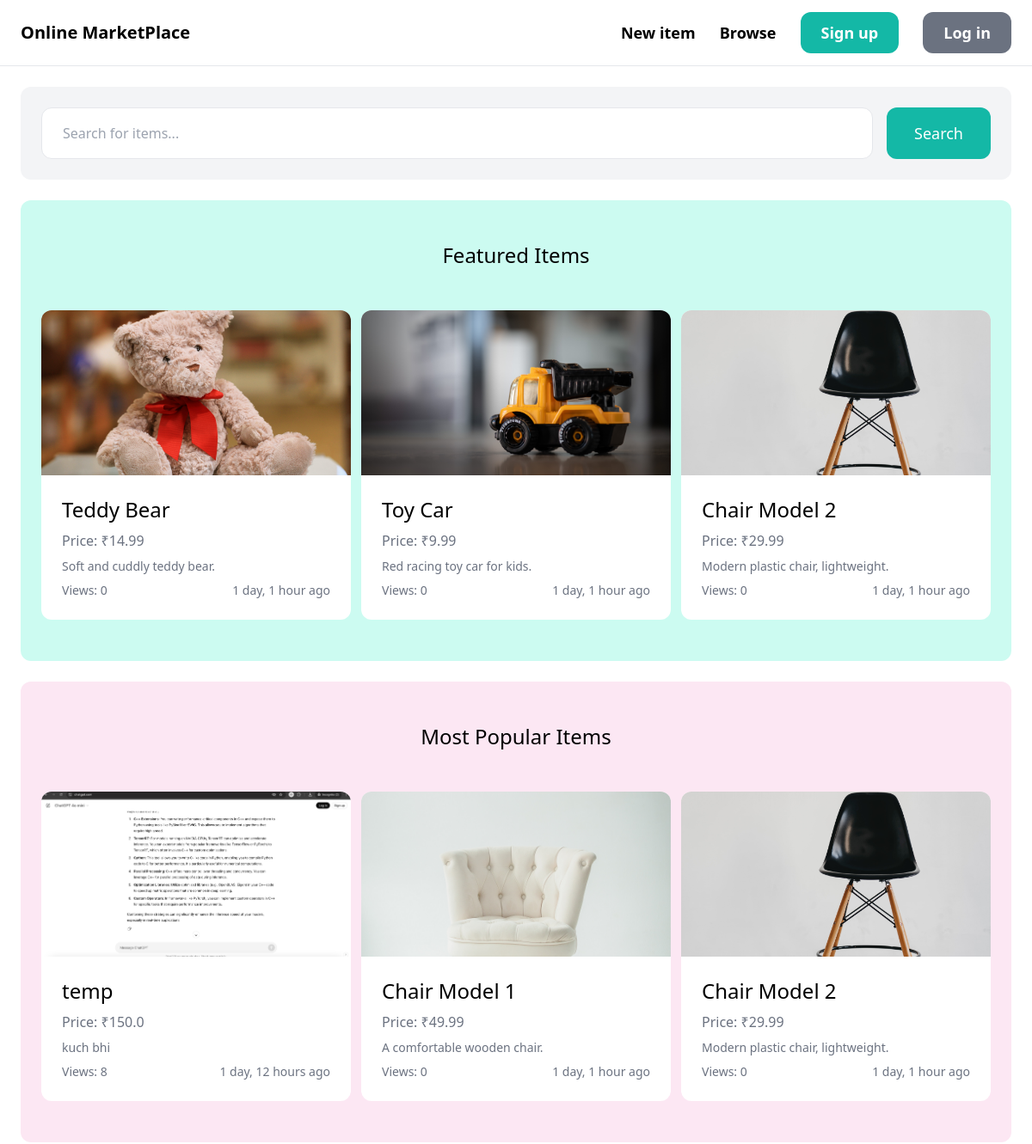
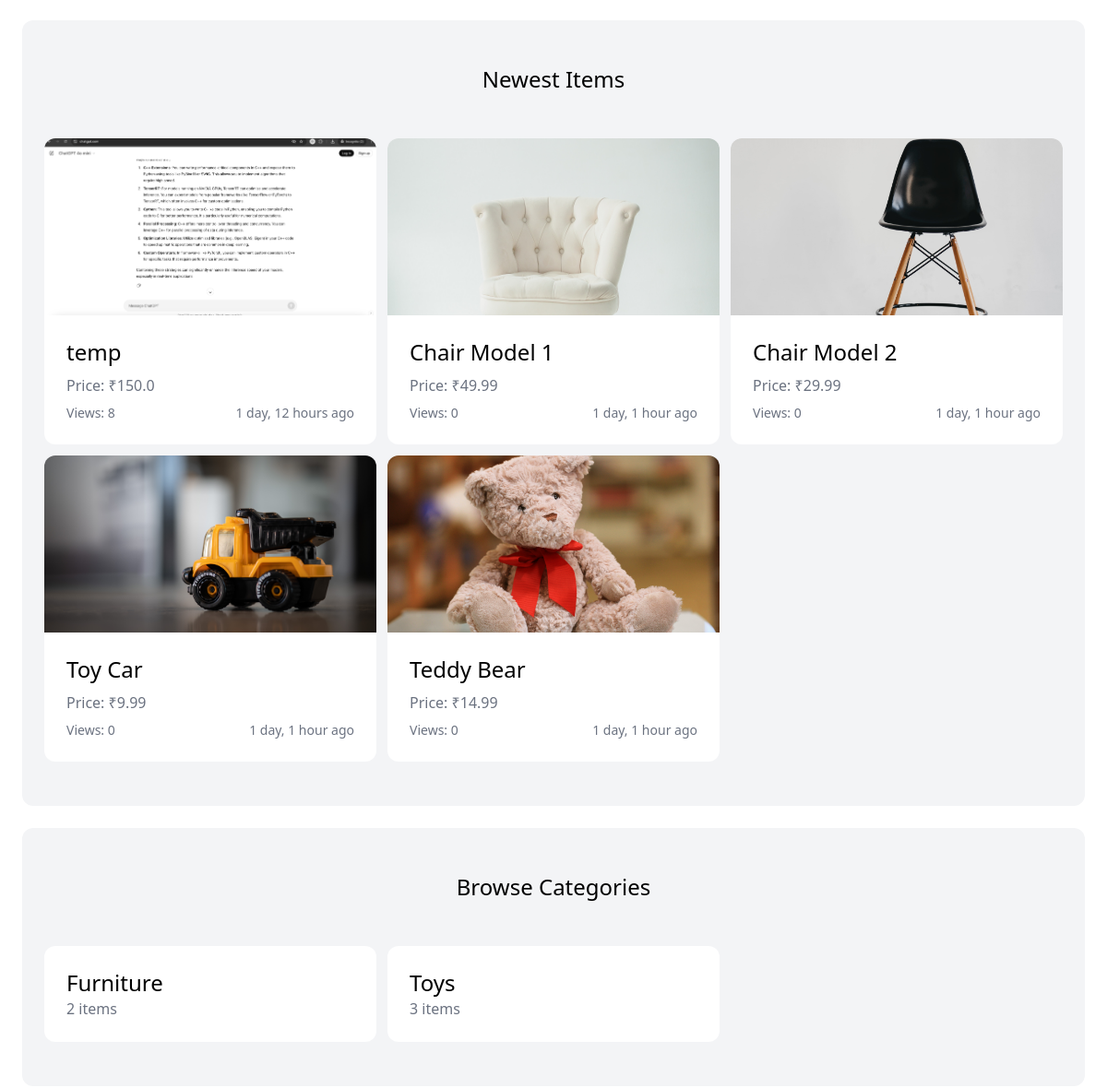
Before: / (upper part) with the older database file (2 pictures, top to bottom).
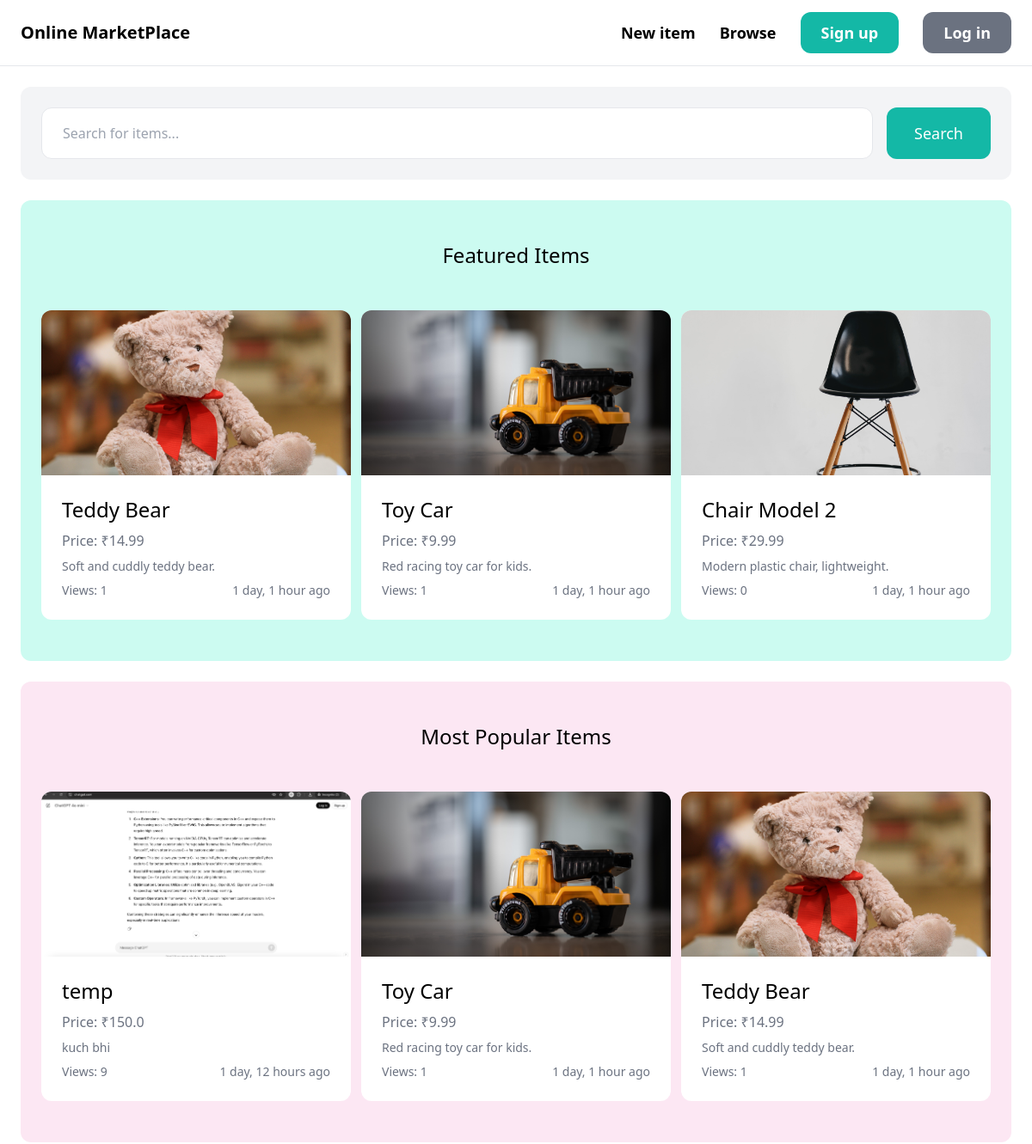
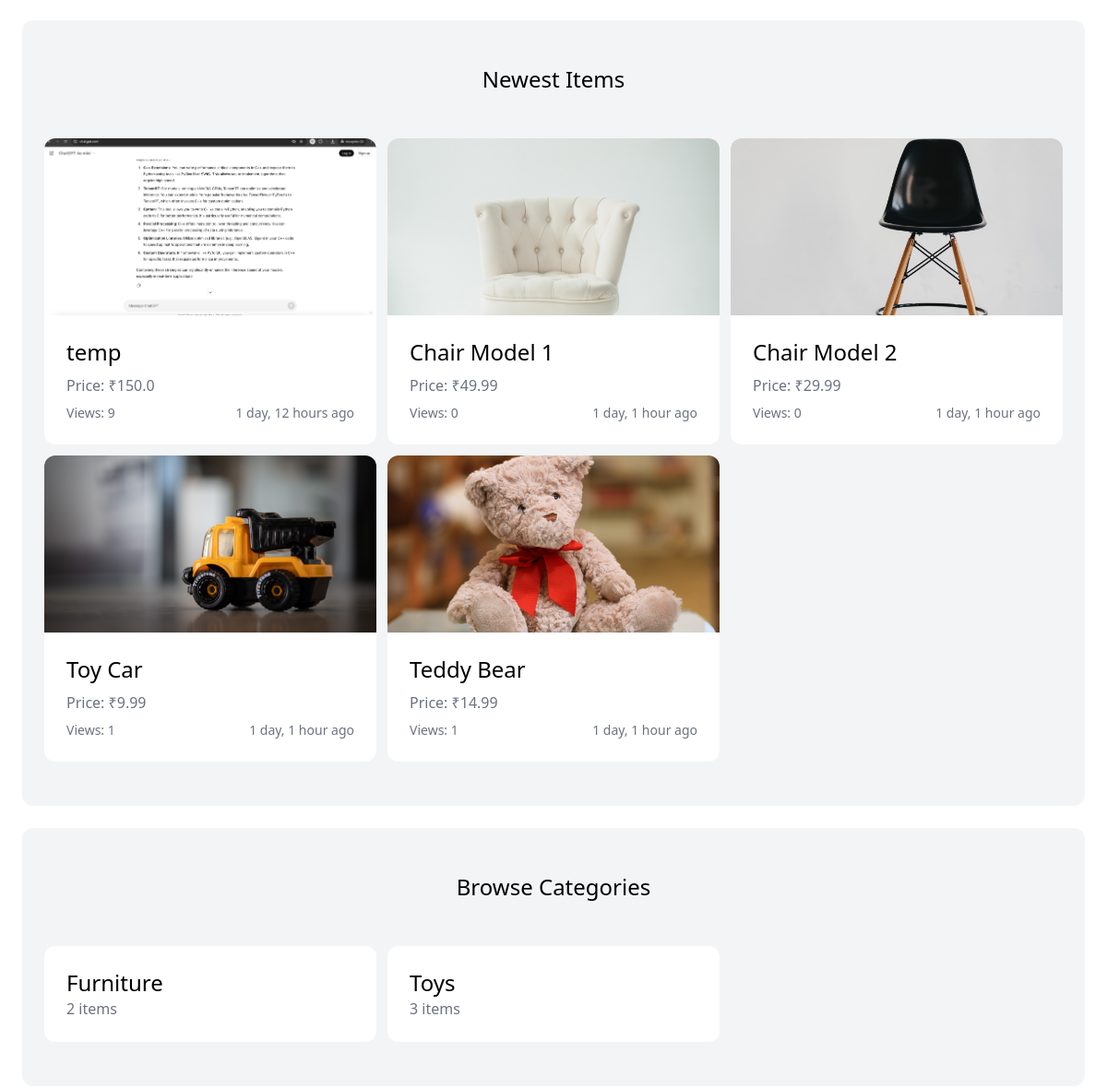
After: the same page with the newer database file (2 pictures, top to bottom).
### item/models.py (models this page shows, shortened)
class Item(models.Model):
    CONDITION_CHOICES = [
        ('new', 'New'),
        ('used', 'Used'),
        ('refurbished', 'Refurbished'),
    ]
    category = models.ForeignKey(Category, related_name='items', on_delete=models.CASCADE)
    name = models.CharField(max_length=255)
    description = models.TextField(blank=True, null=True)
    price = models.FloatField()
    image = models.ImageField(upload_to='item_images', blank=True, null=True)
    is_sold = models.BooleanField(default=False)
    created_by = models.ForeignKey(User, related_name='items', on_delete=models.CASCADE)
    created_at = models.DateTimeField(auto_now_add=True)
    wishlisted_by = models.ManyToManyField(User, related_name='wishlist', blank=True)
    views = models.IntegerField(default=0)  # Track item views
    condition = models.CharField(max_length=20, choices=CONDITION_CHOICES, default='new')
    @property
    def image_url(self):
        if self.image and hasattr(self.image, 'url'):
            return self.image.url
        return '/media/default.jpg'  # This will be our default image

class Category(models.Model):
    name = models.CharField(max_length=255, unique=True)
    class Meta:
        ordering = ('name',)
        verbose_name_plural = 'Categories'

### core/views.py (the view)
# urls.py: path('', views.index, name='index'),
def index(request):
    items = Item.objects.filter(is_sold=False)[0:6]
    categories = Category.objects.all()
    featured_items = Item.objects.filter(is_sold=False).order_by('-created_at')[0:3]
    popular_items = Item.objects.filter(is_sold=False).order_by('-views')[0:3]
    return render(request, 'core/index.html', {
        'categories': categories,
        'items': items,
        'featured_items': featured_items,
        'popular_items': popular_items,
    })

### core/templates/core/index.html (shortened to what this page needs)
{% extends 'core/base.html' %}
{% block content %}
<div class="px-6 py-6 bg-gray-100 rounded-xl">
  <form method="get" action="{% url 'item:items' %}" class="flex gap-4">
    <input name="query" class="w-full py-4 px-6 border rounded-xl" type="text" placeholder="Search for items..." />
    <button class="py-4 px-8 text-lg bg-teal-500 text-white rounded-xl hover:bg-teal-700">Search</button>
  </form>
</div>
{% if featured_items %}
<div class="mt-6 px-6 py-12 bg-teal-100 rounded-xl">
  <h2 class="mb-12 text-2xl text-center">Featured Items</h2>
  <div class="grid grid-cols-1 md:grid-cols-3 gap-3">
    {% for item in featured_items %}
    <div>
      <a href="{% url 'item:detail' item.id %}">
        <div class="bg-white rounded-xl">
          <img src="{{ item.image_url }}" class="rounded-t-xl h-48 w-full object-cover" />
          <div class="p-6">
            <h2 class="text-2xl mb-2">{{ item.name }}</h2>
            <p class="text-gray-500">Price: ₹{{ item.price }}</p>
            {% if item.description %}
            <p class="text-gray-500 text-sm mt-2 truncate">{{ item.description }}</p>
            {% endif %}
            <div class="flex justify-between text-sm text-gray-500 mt-2">
              <span>Views: {{ item.views }}</span>
              <span>{{ item.created_at|timesince }} ago</span>
            </div>
          </div>
        </div>
      </a>
    </div>
    {% endfor %}
  </div>
</div>
{% endif %}
{% if popular_items %}
<div class="mt-6 px-6 py-12 bg-pink-100 rounded-xl">
  <h2 class="mb-12 text-2xl text-center">Most Popular Items</h2>
  <div class="grid grid-cols-1 md:grid-cols-3 gap-3">
    {% for item in popular_items %}
    <div>
      <a href="{% url 'item:detail' item.id %}">
        <div class="bg-white rounded-xl">
          <img src="{{ item.image_url }}" class="rounded-t-xl h-48 w-full object-cover" />
          <div class="p-6">
            <h2 class="text-2xl mb-2">{{ item.name }}</h2>
            <p class="text-gray-500">Price: ₹{{ item.price }}</p>
            {% if item.description %}
            <p class="text-gray-500 text-sm mt-2 truncate">{{ item.description }}</p>
            {% endif %}
            <div class="flex justify-between text-sm text-gray-500 mt-2">
              <span>Views: {{ item.views }}</span>
              <span>{{ item.created_at|timesince }} ago</span>
            </div>
          </div>
        </div>
      </a>
    </div>
    {% endfor %}
  </div>
</div>
{% endif %}
<div class="mt-6 px-6 py-12 bg-gray-100 rounded-xl">
  <h2 class="mb-12 text-2xl text-center">Newest Items</h2>
  <div class="grid grid-cols-3 gap-3">
    {% for item in items %}
    <div>
      <a href="{% url 'item:detail' item.id %}">
        <div class="bg-white rounded-xl">
          <img src="{{ item.image_url }}" class="rounded-t-xl h-48 w-full object-cover" />
          <div class="p-6">
            <h2 class="text-2xl mb-2">{{ item.name }}</h2>
            <p class="text-gray-500">Price: ₹{{ item.price }}</p>
            <div class="flex justify-between text-sm text-gray-500 mt-2">
              <span>Views: {{ item.views }}</span>
              <span>{{ item.created_at|timesince }} ago</span>
            </div>
          </div>
        </div>
      </a>
    </div>
    {% endfor %}
  </div>
</div>
<div class="mt-6 px-6 py-12 bg-gray-100 rounded-xl">
  <h2 class="mb-12 text-2xl text-center">Browse Categories</h2>
  <div class="grid grid-cols-3 gap-3">
    {% for category in categories %}
    <div>
      <a href="{% url 'item:items' %}?category={{ category.id }}">
        <div class="p-6 bg-white rounded-xl transition duration-200 hover:shadow-lg">
          <h2 class="text-2xl">{{ category.name }}</h2>
          <p class="text-gray-500">{{ category.items.count }} items</p>
        </div>
      </a>
    </div>
    {% endfor %}
  </div>
</div>
{% endblock %}

Changed rows visible on the page:
no longer on one of the page's lists (row unchanged): Item: name "Chair Model 2", price "29.99", description "Modern plastic chair, lightweight.", views "0", created_at "1 day, 1 hour"
no longer on one of the page's lists (row unchanged): Item: name "Chair Model 1", price "49.99", description "A comfortable wooden chair.", views "0", created_at "1 day, 1 hour"
now on one of the page's lists (row edited): Item: name "Teddy Bear", price "14.99", description "Soft and cuddly teddy bear.", views "1", created_at "1 day, 1 hour"
changed Item "Teddy Bear": views "0" → "1"
now on one of the page's lists (row edited): Item: name "Toy Car", price "9.99", description "Red racing toy car for kids.", views "1", created_at "1 day, 1 hour"
changed Item "Toy Car": views "0" → "1"
changed Item "temp": views "8" → "9"
